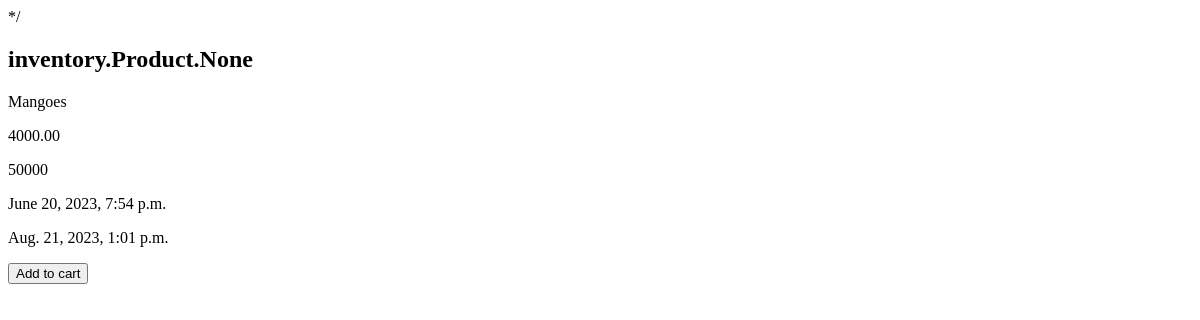
Screenshot of /cart/carts/1/ with the database file from the repository.
### cart/models.py (models this page shows, shortened)
class Cart(models.Model):
    products =models.ManyToManyField(Product)
    name=models.CharField(max_length=32)
    price=models.DecimalField(max_digits=8,decimal_places=2)
    total_amount=models.PositiveBigIntegerField()
    date_created=models.DateTimeField(auto_now_add=True)
    date_updated=models.DateTimeField(auto_now=True)

### cart/views.py (the view)
# urls.py: path("carts/<int:id>/", cart_detail, name="cart_detail"),
def cart_detail(request , id):
    cart = Cart.objects.get(id=id)
    return render(request , 'cart/cart_detail.html',{'cart':cart})

### templates/cart/cart_detail.html (shortened to what this page needs)
<!DOCTYPE html>
<html lang="en">
<head>
</head>
<body>
    <h2>{{cart.products}}</h2>
    <p>{{cart.name}}</p>
    <span>{{cart.price}}</span>
    <p>{{cart.total_amount}}</p>
    <p>{{cart.date_created}}</p>
    <p>{{cart.date_updated}}</p>
    <button>Add to cart</button>
</body>
</html>

### templates/cart/cart_detail.html (style rules this page uses)
h2 { color: #333; font-size: 24px; margin-bottom: 10px; text-transform: capitalize; margin-left: 4%; }
p { color: #555; margin-left: 4%; }
span { font-weight: bold; color: #007bff; display: block; margin-bottom: 10px; margin-left: 4%; }
button { background-color: #007bff; color: #fff; border: none; padding: 10px 20px; cursor: pointer; font-size: 16px; border-radius: 4px; margin-left: 4%; }

### rows the page displays
Cart: products "inventory.Product.None", name "Mangoes", price "4000.00", total_amount "50000", date_created "June 20, 2023, 7:54 p.m.", date_updated "Aug. 21, 2023, 1:01 p.m."
